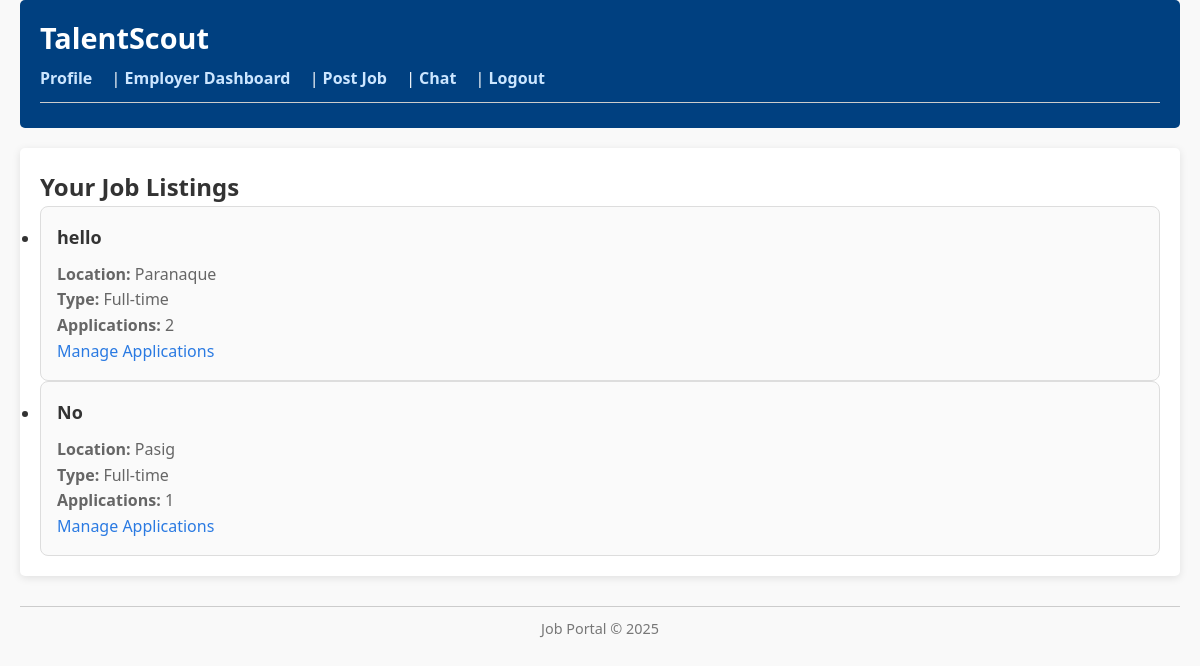
The app's page /users/employer-dashboard/ (signed in) with its own data.
### jobs/models.py (models this page shows, shortened)
class Job(models.Model):
    FULL_TIME = 'FT'
    PART_TIME = 'PT'
    HYBRID = 'HY'
    REMOTE = 'RM'
    JOB_TYPE_CHOICES = [
        (FULL_TIME, 'Full-time'),
        (PART_TIME, 'Part-time'),
        (HYBRID, 'Hybrid'),
        (REMOTE, 'Remote'),
    ]
    title = models.CharField(max_length=255)
    description = models.TextField()
    location = models.CharField(max_length=255)
    employer = models.ForeignKey(User, on_delete=models.CASCADE, related_name='jobs_posted')
    applications = models.ManyToManyField(User, related_name='job_applications', blank=True)
    created_at = models.DateTimeField(auto_now_add=True)
    requirements = models.TextField(blank=True, null=True)
    job_type = models.CharField(
        max_length=2,
        choices=JOB_TYPE_CHOICES,
        blank=True,
        null=True
    )
    salary_range = models.CharField(max_length=100, blank=True, null=True)

### users/views.py (the view)
# urls.py: path('employer-dashboard/', employer_dashboard, name='employer_dashboard'),
@login_required
@employer_required
def employer_dashboard(request):
    profile = UserProfile.objects.get(user=request.user)
    jobs = Job.objects.filter(employer=request.user).annotate(applications_count=Count('jobapplication')).order_by('-created_at')
    query = request.GET.get('q')
    location = request.GET.get('location')
    job_type = request.GET.get('job_type')
    if query:
        jobs = jobs.filter(title__icontains=query)
    if location:
        jobs = jobs.filter(location__icontains=location)
    if job_type:
        jobs = jobs.filter(job_type=job_type)
    paginator = Paginator(jobs, 10)
    page_number = request.GET.get('page')
    page_obj = paginator.get_page(page_number)
    return render(request, 'users/employer_dashboard.html', {
        'jobs': page_obj,
        'profile': profile,
    })

### users/templates/users/employer_dashboard.html (shortened to what this page needs)
{% extends 'base.html' %}
{% block content %}
    <h2>Your Job Listings</h2>
    {% if jobs %}
        <ul class="job-listings">
            {% for job in jobs %}
                <li class="job-card">
                    <h3>{{ job.title }}</h3>
                    <p><strong>Location:</strong> {{ job.location }}</p>
                    <p><strong>Type:</strong> {{ job.get_job_type_display }}</p>
                    <p><strong>Applications:</strong> {{ job.applications_count }}</p>
                    <a href="{% url 'jobs:employer_job_detail' job.id %}" class="btn btn-primary">
                        Manage Applications
                    </a>
                </li>
            {% endfor %}
        </ul>
    {% else %}
        <p>No jobs found. <a href="{% url 'jobs:post_job' %}">Post a new job</a>.</p>
    {% endif %}
{% endblock %}

### static/css/styles.css (style rules this page uses)
* { margin: 0; padding: 0; box-sizing: border-box; font-family: 'Segoe UI', Tahoma, Geneva, Verdana, sans-serif; }
body { background-color: #f9f9f9; color: #333; line-height: 1.6; padding: 0 20px; }
.job-card { border: 1px solid #ddd; padding: 16px; border-radius: 8px; background-color: #fafafa; transition: box-shadow 0.3s ease; }
.job-card h3 { margin: 0 0 10px; font-size: 18px; }
.job-card a { text-decoration: none; color: #2a7ae2; }
.job-card p { margin: 0; color: #666; }

### records on screen
Job: title "hello", location "Paranaque", job_type "Full-time", applications_count "2"
Job: title "No", location "Pasig", job_type "Full-time", applications_count "1"
